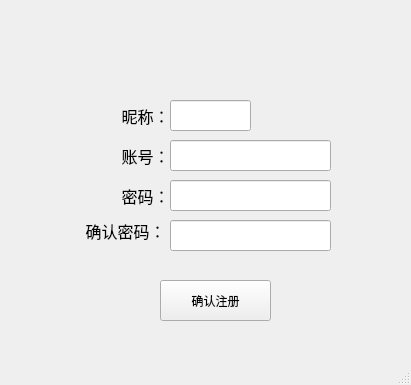
<?xml version="1.0" encoding="UTF-8"?>
<ui version="4.0">
 <class>Register</class>
 <widget class="QMainWindow" name="Register">
  <property name="geometry">
   <rect>
    <x>0</x>
    <y>0</y>
    <width>411</width>
    <height>385</height>
   </rect>
  </property>
  <property name="windowTitle">
   <string>会员注册</string>
  </property>
  <property name="windowIcon">
   <iconset resource="pic.qrc">
    <normaloff>:/book.ico</normaloff>:/book.ico</iconset>
  </property>
  <widget class="QWidget" name="centralwidget">
   <widget class="QLineEdit" name="lineEdit">
    <property name="geometry">
     <rect>
      <x>170</x>
      <y>100</y>
      <width>81</width>
      <height>31</height>
     </rect>
    </property>
    <property name="font">
     <font>
      <family>黑体</family>
      <pointsize>12</pointsize>
     </font>
    </property>
   </widget>
   <widget class="QLabel" name="label">
    <property name="geometry">
     <rect>
      <x>110</x>
      <y>100</y>
      <width>71</width>
      <height>31</height>
     </rect>
    </property>
    <property name="font">
     <font>
      <family>黑体</family>
      <pointsize>12</pointsize>
     </font>
    </property>
    <property name="text">
     <string>昵称：</string>
    </property>
    <property name="alignment">
     <set>Qt::AlignCenter</set>
    </property>
   </widget>
   <widget class="QLineEdit" name="lineEdit_4">
    <property name="geometry">
     <rect>
      <x>170</x>
      <y>220</y>
      <width>161</width>
      <height>31</height>
     </rect>
    </property>
    <property name="font">
     <font>
      <family>黑体</family>
      <pointsize>12</pointsize>
     </font>
    </property>
    <property name="echoMode">
     <enum>QLineEdit::Password</enum>
    </property>
   </widget>
   <widget class="QLineEdit" name="lineEdit_3">
    <property name="geometry">
     <rect>
      <x>170</x>
      <y>180</y>
      <width>161</width>
      <height>31</height>
     </rect>
    </property>
    <property name="font">
     <font>
      <family>黑体</family>
      <pointsize>12</pointsize>
     </font>
    </property>
    <property name="echoMode">
     <enum>QLineEdit::Password</enum>
    </property>
   </widget>
   <widget class="QLabel" name="label_2">
    <property name="geometry">
     <rect>
      <x>110</x>
      <y>140</y>
      <width>71</width>
      <height>31</height>
     </rect>
    </property>
    <property name="font">
     <font>
      <family>黑体</family>
      <pointsize>12</pointsize>
     </font>
    </property>
    <property name="text">
     <string>账号：</string>
    </property>
    <property name="alignment">
     <set>Qt::AlignCenter</set>
    </property>
   </widget>
   <widget class="QLineEdit" name="lineEdit_2">
    <property name="geometry">
     <rect>
      <x>170</x>
      <y>140</y>
      <width>161</width>
      <height>31</height>
     </rect>
    </property>
    <property name="font">
     <font>
      <family>黑体</family>
      <pointsize>12</pointsize>
     </font>
    </property>
   </widget>
   <widget class="QLabel" name="label_4">
    <property name="geometry">
     <rect>
      <x>70</x>
      <y>210</y>
      <width>111</width>
      <height>41</height>
     </rect>
    </property>
    <property name="font">
     <font>
      <family>黑体</family>
      <pointsize>12</pointsize>
     </font>
    </property>
    <property name="text">
     <string>确认密码：</string>
    </property>
    <property name="alignment">
     <set>Qt::AlignCenter</set>
    </property>
   </widget>
   <widget class="QLabel" name="label_3">
    <property name="geometry">
     <rect>
      <x>110</x>
      <y>180</y>
      <width>71</width>
      <height>31</height>
     </rect>
    </property>
    <property name="font">
     <font>
      <family>黑体</family>
      <pointsize>12</pointsize>
     </font>
    </property>
    <property name="text">
     <string>密码：</string>
    </property>
    <property name="alignment">
     <set>Qt::AlignCenter</set>
    </property>
   </widget>
   <widget class="QPushButton" name="pushButton">
    <property name="geometry">
     <rect>
      <x>160</x>
      <y>280</y>
      <width>111</width>
      <height>41</height>
     </rect>
    </property>
    <property name="text">
     <string>确认注册</string>
    </property>
   </widget>
  </widget>
  <widget class="QMenuBar" name="menubar">
   <property name="geometry">
    <rect>
     <x>0</x>
     <y>0</y>
     <width>411</width>
     <height>26</height>
    </rect>
   </property>
  </widget>
  <widget class="QStatusBar" name="statusbar"/>
 </widget>
 <resources>
  <include location="pic.qrc"/>
 </resources>
 <connections/>
</ui>
